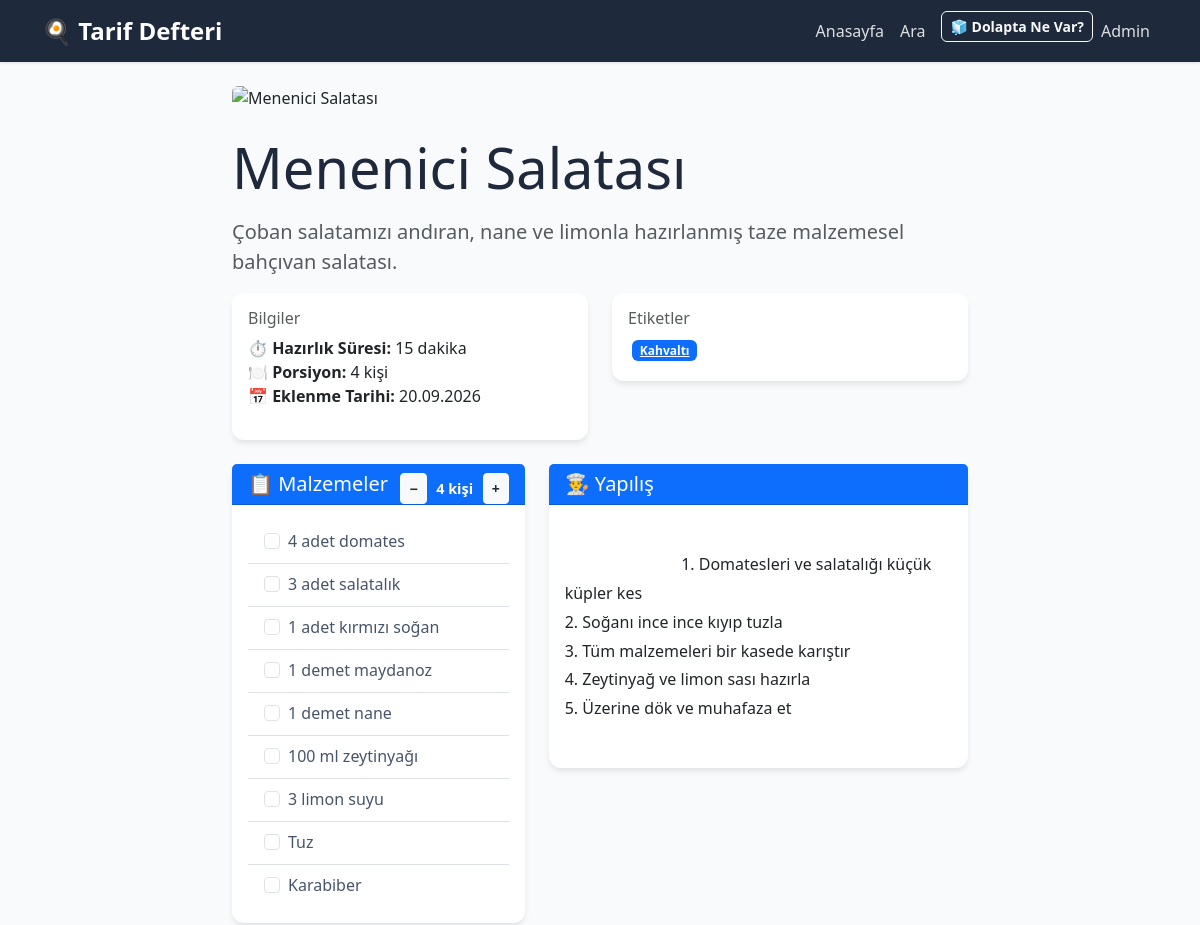
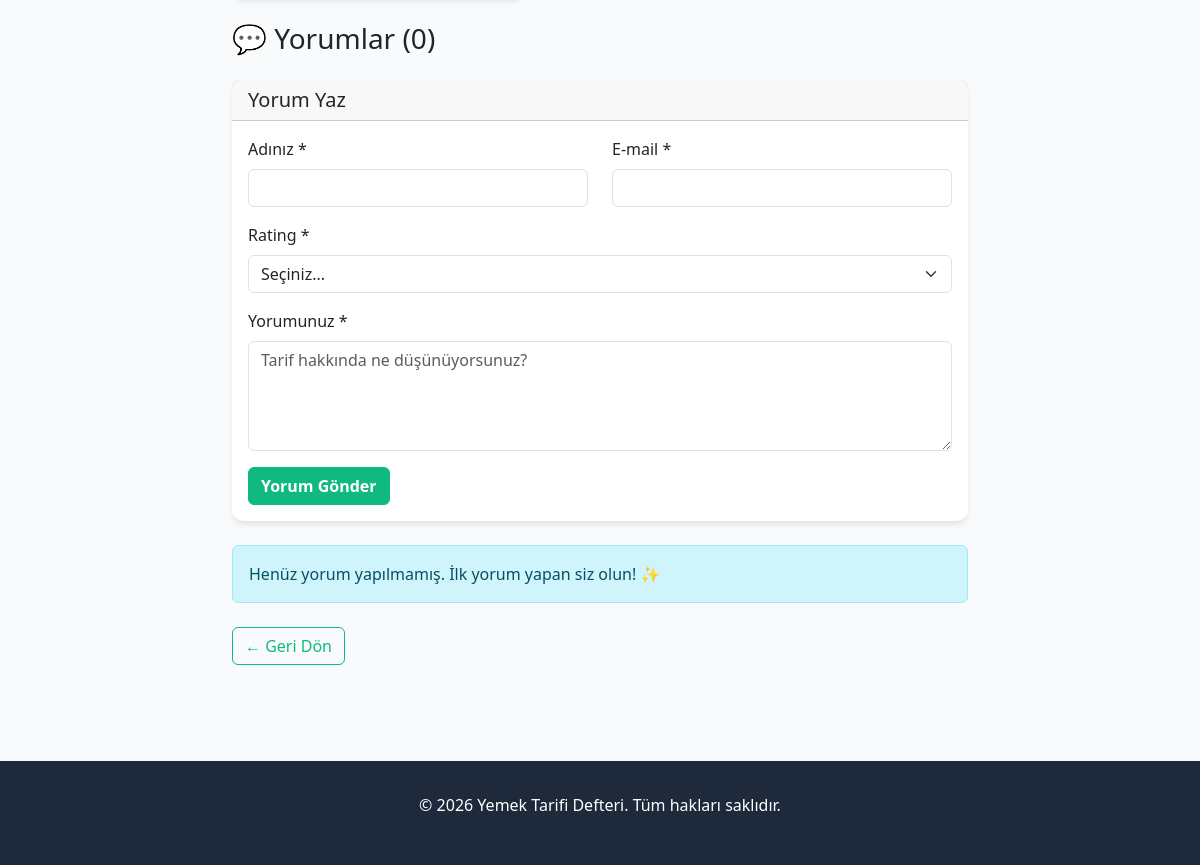
Screenshot of /tarif/menenici-salatasi with the database file from the repository (2 pictures, top to bottom).
### models.py (models this page shows, shortened)
class Recipe(db.Model):
    __tablename__ = 'recipe'
    id = db.Column(db.Integer, primary_key=True)
    title = db.Column(db.String(255), nullable=False, unique=True, index=True)
    slug = db.Column(db.String(255), nullable=False, unique=True, index=True)
    description = db.Column(db.Text, nullable=True)
    ingredients = db.Column(JSON, nullable=False, default=list)  # JSON array
    instructions = db.Column(db.Text, nullable=False)
    image_url = db.Column(db.String(255), nullable=True)
    prep_time = db.Column(db.Integer, nullable=True)  # minutes
    cook_time = db.Column(db.Integer, nullable=True)  # minutes
    servings = db.Column(db.Integer, nullable=True, default=4)
    created_at = db.Column(db.DateTime, nullable=False, default=datetime.utcnow, index=True)
    updated_at = db.Column(db.DateTime, nullable=False, default=datetime.utcnow, onupdate=datetime.utcnow)
    tags = db.relationship(
        'Tag',
        secondary=recipe_tags,
        backref=db.backref('recipes', lazy='dynamic'),
        lazy='dynamic'
    )

class Tag(db.Model):
    __tablename__ = 'tag'
    id = db.Column(db.Integer, primary_key=True)
    name = db.Column(db.String(100), nullable=False, unique=True, index=True)
    created_at = db.Column(db.DateTime, nullable=False, default=datetime.utcnow)

### application.py (the view, shortened to what this page needs)
    @app.route('/tarif/<slug>', methods=['GET', 'POST'])
    def recipe_detail(slug):
        recipe = Recipe.query.filter_by(slug=slug).first_or_404()
        comments = Comment.query.filter_by(recipe_id=recipe.id).order_by(Comment.created_at.desc()).all()
        return render_template('recipe_detail.html', recipe=recipe, comments=comments)

### templates/recipe_detail.html (shortened to what this page needs)
{% extends 'base.html' %}
{% block content %}
<div class="row">
    <div class="col-lg-8 mx-auto">
        <img src="{{ recipe.image_url if recipe.image_url else 'https://images.unsplash.com/photo-1546069901-ba9599a7e63c?auto=format&fit=crop&w=600&q=80' }}"
             alt="{{ recipe.title }}"
             class="img-fluid rounded mb-4 w-100"
             style="max-height: 400px; object-fit: cover;"
             onerror="this.onerror=null;this.src='https://images.unsplash.com/photo-1498837167922-ddd27525d352?auto=format&fit=crop&w=600&q=80';">
        <div class="mb-4">
            <h1 class="display-4 mb-3" style="text-transform: capitalize; color: #1e293b;">{{ recipe.title }}</h1>
            {% if recipe.description %}
                <p class="lead text-muted">{{ recipe.description }}</p>
            {% endif %}
            <div class="row mb-4">
                <div class="col-md-6">
                    <div class="card">
                        <div class="card-body">
                            <h6 class="card-title text-muted">Bilgiler</h6>
                            <ul class="list-unstyled">
                                {% if recipe.prep_time %}
                                    <li><strong>⏱️ Hazırlık Süresi:</strong> {{ recipe.prep_time }} dakika</li>
                                {% endif %}
                                {% if recipe.servings %}
                                    <li><strong>🍽️ Porsiyon:</strong> {{ recipe.servings }} kişi</li>
                                {% endif %}
                                <li><strong>📅 Eklenme Tarihi:</strong> {{ recipe.created_at.strftime('%d.%m.%Y') }}</li>
                            </ul>
                        </div>
                    </div>
                </div>
                {% if recipe.tags %}
                    <div class="col-md-6">
                        <div class="card">
                            <div class="card-body">
                                <h6 class="card-title text-muted">Etiketler</h6>
                                <div>
                                    {% for tag in recipe.tags %}
                                        <a href="{{ url_for('search', tags=[tag.id]) }}" class="badge bg-primary badge-tag">{{ tag.name }}</a>
                                    {% endfor %}
                                </div>
                            </div>
                        </div>
                    </div>
                {% endif %}
            </div>
        </div>
        <div class="row">
            <div class="col-md-5">
                <div class="card mb-4">
                    <div class="card-header bg-primary text-white">
                        <div class="d-flex justify-content-between align-items-center">
                            <h5 class="mb-0">📋 Malzemeler</h5>
                            <div class="d-flex align-items-center gap-2" style="margin-bottom: -0.5rem;">
                                <button type="button" class="btn btn-sm btn-light" onclick="decreaseServings()" style="border-radius: 4px; padding: 4px 8px; font-weight: bold; color: #1e293b;">−</button>
                                <span id="servings-display" style="min-width: 40px; text-align: center; font-weight: 600; color: white; font-size: 0.9rem;">{{ recipe.servings or 2 }} kişi</span>
                                <button type="button" class="btn btn-sm btn-light" onclick="increaseServings()" style="border-radius: 4px; padding: 4px 8px; font-weight: bold; color: #1e293b;">+</button>
                            </div>
                        </div>
                    </div>
                    <div class="card-body">
                        <div id="ingredients-container">
                            <ul class="list-group list-group-flush">
                                {% for ingredient in recipe.ingredients %}
                                    <li class="list-group-item ingredient-item" data-original="{{ ingredient }}">
                                        <div class="form-check">
                                            <input class="form-check-input" type="checkbox" id="ingredient-{{ loop.index }}">
                                            <label class="form-check-label" for="ingredient-{{ loop.index }}" style="color: #475569; font-weight: 500;">
                                                <span class="ingredient-text">{{ ingredient }}</span>
                                            </label>
                                        </div>
                                    </li>
                                {% endfor %}
                            </ul>
                        </div>
                    </div>
                </div>
            </div>
            <div class="col-md-7">
                <div class="card mb-4">
                    <div class="card-header bg-primary text-white">
                        <h5 class="mb-0">👨‍🍳 Yapılış</h5>
                    </div>
                    <div class="card-body">
                        <div class="recipe-instructions">
                            {{ recipe.instructions | safe }}
                        </div>
                    </div>
                </div>
            </div>
        </div>
        <div class="mb-4">
            <h3 class="mb-4">💬 Yorumlar ({{ comments|length }})</h3>
            <div class="card mb-4">
                <div class="card-header">
                    <h5 class="mb-0">Yorum Yaz</h5>
                </div>
                <div class="card-body">
                    <form method="post" action="{{ url_for('recipe_detail', slug=recipe.slug) }}">
                        <div class="row mb-3">
                            <div class="col-md-6">
                                <label for="author_name" class="form-label">Adınız *</label>
                                <input type="text" class="form-control" id="author_name" name="author_name" required>
                            </div>
                            <div class="col-md-6">
                                <label for="author_email" class="form-label">E-mail *</label>
                                <input type="email" class="form-control" id="author_email" name="author_email" required>
                            </div>
                        </div>
                        <div class="mb-3">
                            <label for="rating" class="form-label">Rating *</label>
                            <select class="form-select" id="rating" name="rating" required>
                                <option value="">Seçiniz...</option>
                            </select>
                        </div>
                        <div class="mb-3">
                            <label for="comment_text" class="form-label">Yorumunuz *</label>
                            <textarea class="form-control" id="comment_text" name="comment_text" rows="4" placeholder="Tarif hakkında ne düşünüyorsunuz?" required></textarea>
                        </div>
                        <button type="submit" class="btn btn-primary">Yorum Gönder</button>
                    </form>
                </div>
            </div>
            {% if comments %}
                <div>
                    {% for comment in comments %}
                        <div class="card mb-3">
                            <div class="card-body">
                                <div class="d-flex justify-content-between align-items-start mb-2">
                                    <div>
                                        <h6 class="card-title mb-1">{{ comment.author_name }}</h6>
                                        <div class="mb-2">
                                            {% for i in range(comment.rating) %}
                                                <span class="text-warning">⭐</span>
                                            {% endfor %}
                                            {% for i in range(5 - comment.rating) %}
                                                <span class="text-muted">☆</span>
                                            {% endfor %}
                                        </div>
                                    </div>
                                    <small class="text-muted">{{ comment.created_at.strftime('%d.%m.%Y %H:%M') }}</small>
                                </div>
                                <p class="card-text">{{ comment.text }}</p>
                            </div>
                        </div>
                    {% endfor %}
                </div>
            {% else %}
                <div class="alert alert-info">
                    Henüz yorum yapılmamış. İlk yorum yapan siz olun! ✨
                </div>
            {% endif %}
        </div>
        <div class="mb-4">
            <a href="{{ url_for('index') }}" class="btn btn-outline-primary">← Geri Dön</a>
        </div>
    </div>
</div>
{% endblock %}

### templates/recipe_detail.html (style rules this page uses)
.recipe-instructions { white-space: pre-wrap; word-wrap: break-word; line-height: 1.8; }
.list-group-item { border-left: 4px solid #667eea; }
.ingredient-item { color: #475569; }

### rows the page displays
Recipe: title "Menenici Salatası", description "Çoban salatamızı andıran, nane ve limonla hazırlanmış taze malzemesel bahçıvan salatası.", prep_time "15", servings "4", created_at "20.09.2026", instructions "1. Domatesleri ve salatalığı küçük küpler kes 2. Soğanı ince ince kıyıp tuzla 3. Tüm malzemeleri bir kasede karıştır 4. Zeytinyağ ve limon sası hazırla 5. Üzerine dök ve muhafaza et"
Tag: name "Kahvaltı"

### other values shown
{{ comments|length }} "0"
